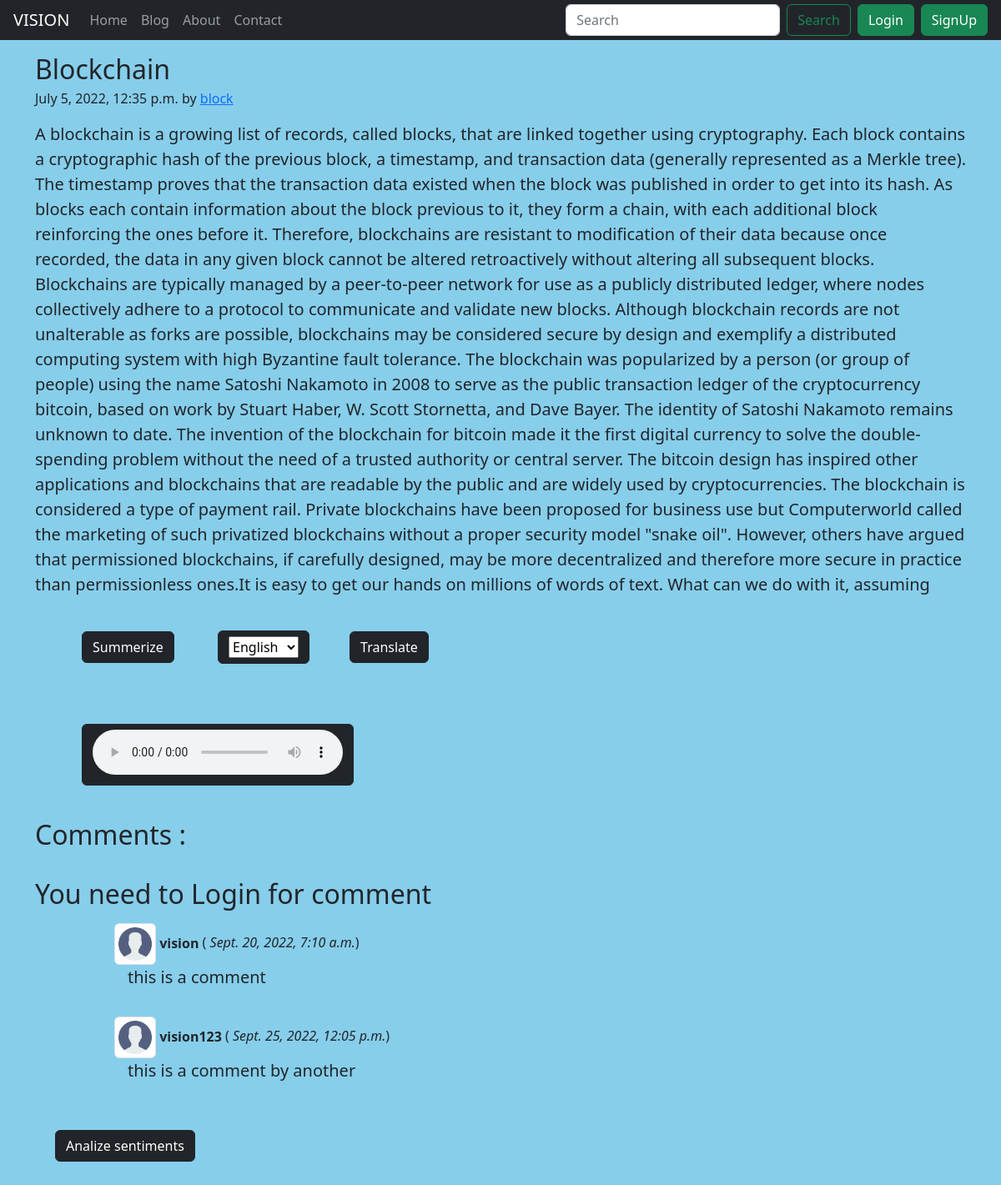
/blog/blockchain, run on an earlier commit of the app's database.
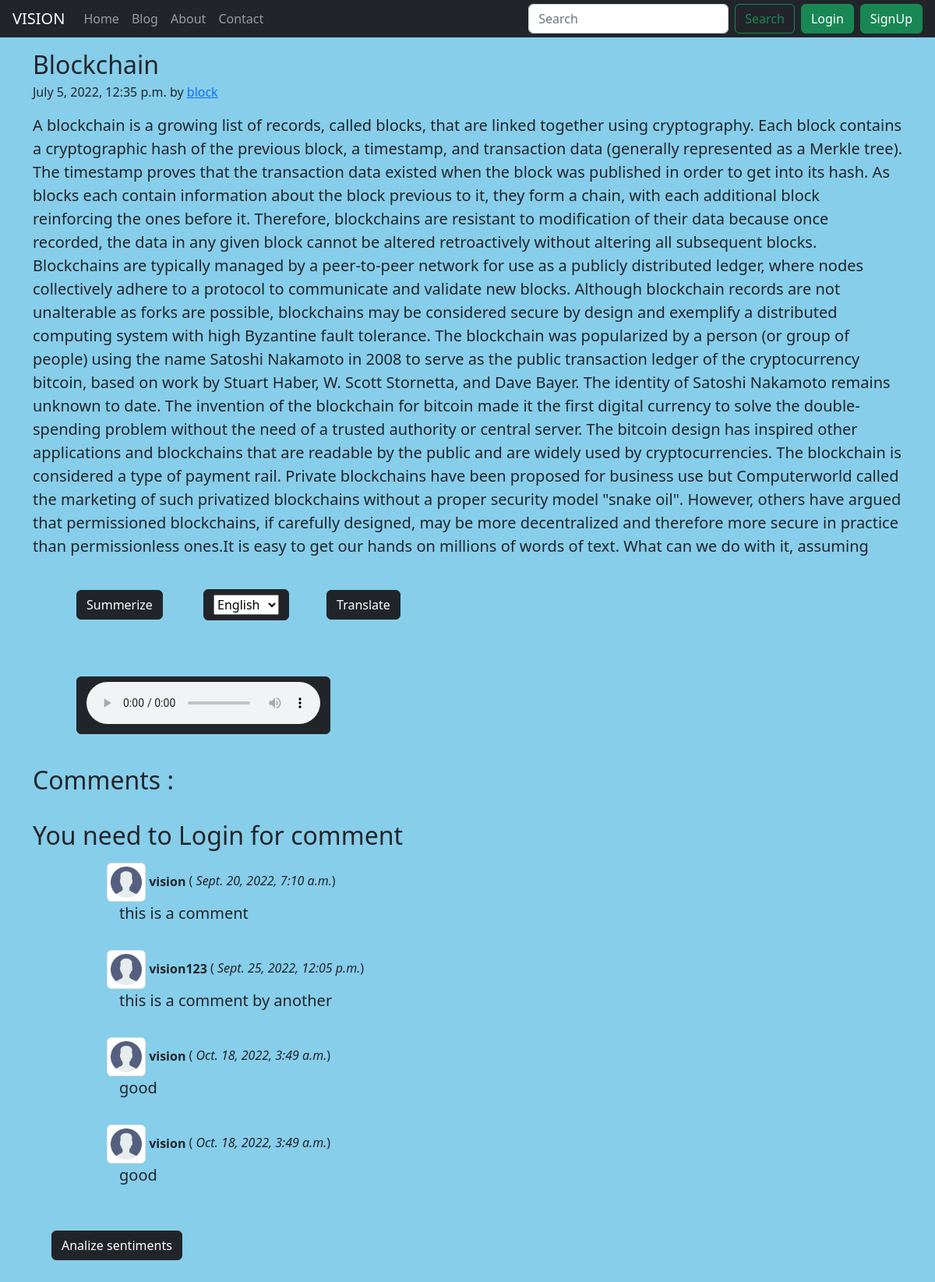
And on a later commit of the database.
### blog/models.py (models this page shows, shortened)
class BlogComment(models.Model):
    sno= models.AutoField(primary_key=True)
    comment=models.TextField()
    user=models.ForeignKey(User,on_delete=models.CASCADE)
    post=models.ForeignKey(Postblog,on_delete=models.CASCADE)
    parent=models.ForeignKey('self',on_delete=models.CASCADE,null=True)
    timestamp=models.DateTimeField(default=now)

### blog/views.py (the view)
# urls.py: path('<str:slug>', views.blogPost, name='blogPost'),
def blogPost(request,slug):
    post = Postblog.objects.filter(slug=slug).first()
    comments=BlogComment.objects.filter(post=post)
    context={"post":post,"comments":comments }
    return render(request,"blog/blogPost.html",context)

### templates/blog/blogPost.html (shortened to what this page needs)
{% extends 'base.html' %}
{%block blogactive%}active{%endblock blogactive%}
{% block body %}
<div class="container my-3">
  <article class="blog-post">
    <h2 class="blog-post-title mb-1">{{post.title}}</h2>
    <p clss="blog-post-meta ">{{post.timeStamp}} by <a href="#">{{post.author}}</a></p>
    <p id="content" class='blockquote'>{{post.content}} </p>
    <ul>
      <button type="button" id="summer" class="summerize btn btn-dark m-4">Summerize</button>
      <button type="submit" class="btn btn-dark m-4">
        <form method="POST" action="#" id="translate">{% csrf_token %}
          <select id="inputState" name="lang">
            <option selected value="en">English</option>
          </select>
          <button type="submit" class="btn btn-dark m-4">Translate</button>
        </form>
        <button type="button" class="speech btn btn-dark m-4">
          {% load gTTS %}
          <audio src="{% say 'en-us' post.content %}" controls></audio>
        </button>
      </button>
    </ul>
</div>
<section class="container my-2">
  <h2>Comments :</h2>
  <br>
  {% if user.is_authenticated %}
  <form action="/blog/postComment" method="POST">
    <div>
      <label for="inputEmail4" class="form-label">{{comment.user.username}}</label>
      {% csrf_token %}
      <input type="text" name="comments" placeholder="enter Your comment">
      <input type="hidden"  name="postSno" value='{{post.sno}}'>
      <button type="Submit" class="btn btn-primary" value="Submit"> Submit
      </button>
    </div>
  </form>
  {% else %} <h2>You need to Login for comment</h2>
  {% endif %}
  {% for comment in comments %}
  <div>
    <div class="row my-3">
      <div class="col-md-1">
      </div>
      <div class="col-md-11 "><b><img src="/static/img/user.png" class="img-thumbnail" width=50 height=50 alt="user">
          {{comment.user.username }} </b> ( <i>{{comment.timestamp}}</i>)
        <div class='comments blockquote mx-3'>{{ comment.comment }}</div>
      </div>
    </div>
  </div>
  {% endfor %}
  <div class="d-flex justify-content-left ml-20">
    <button type="button" id ="senti" class="btn btn-dark m-4 ">Analize sentiments</button><span style="margin-top: 29px;"><label id="dispsenti" class=""></label></span>
  </div>
</section>
{% endblock body %}

What changed in the data, as far as the page shows it:
added BlogComment: user.username "vision", timestamp "Oct. 18, 2022, 3:49 a.m.", comment "good"
added BlogComment: user.username "vision", timestamp "Oct. 18, 2022, 3:49 a.m.", comment "good"
